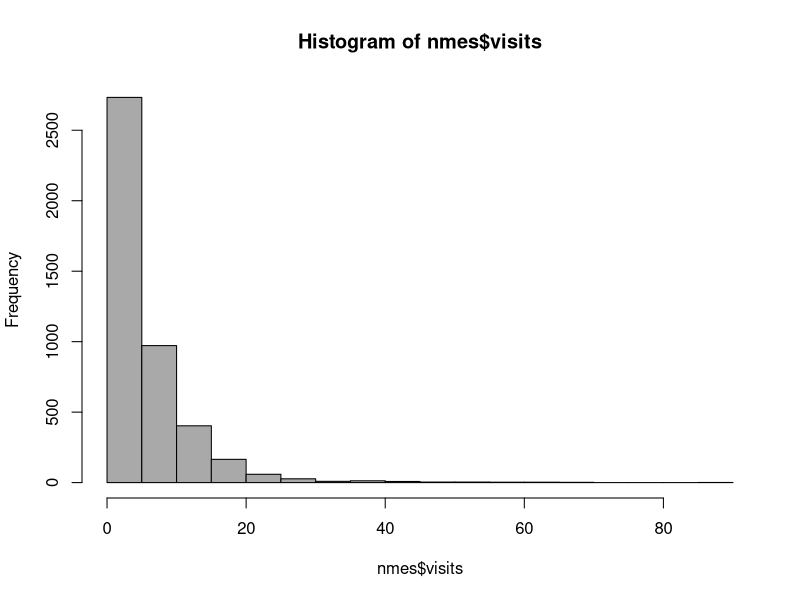
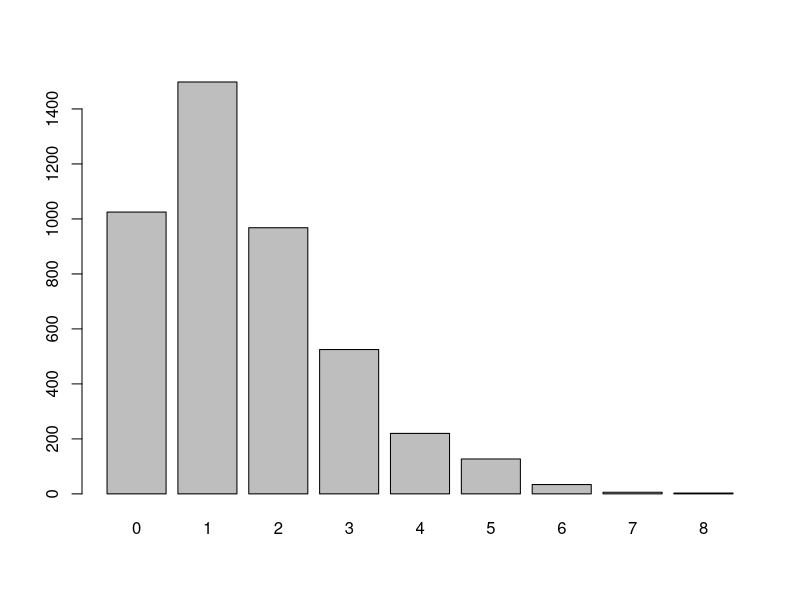
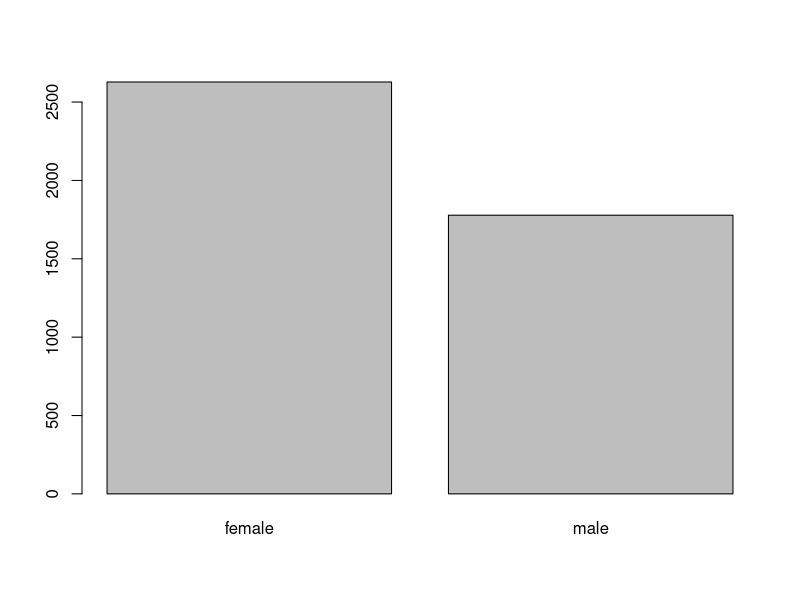
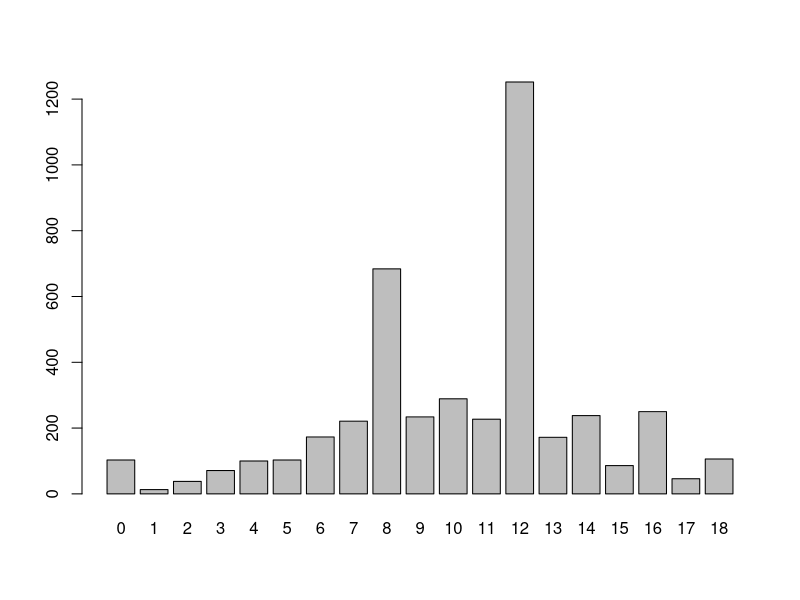

R code for these plots, in order:
# # GLM Analysis ------------------------------------------------------------
# 
# rm(list=ls())
# ?bioChemists
# ## logit-poisson
# ## "art ~ ." is the same as "art ~ . | .", i.e.
# ## "art ~ fem + mar + kid5 + phd + ment | fem + mar + kid5 + phd + ment"
# fm.hp1 <- hurdle(art ~ ., data = bioChemists)
# summary(fm.hp1)
# 
# ## geometric-poisson
# fm.hp2 <- hurdle(art ~ ., data = bioChemists, zero = "geometric")
# summary(fm.hp2)
# 
# ## logit and geometric model are equivalent
# coef(fm.hp1, model = "zero") - coef(fm.hp2, model = "zero")
# 
# ## logit-negbin
# fm.hnb1 <- hurdle(art ~ ., data = bioChemists, dist = "negbin")
# summary(fm.hnb1)
# 
# ## negbin-negbin
# ## (poorly conditioned zero hurdle, note the standard errors)
# fm.hnb2 <- hurdle(art ~ ., data = bioChemists, dist = "negbin", zero = "negbin")
# summary(fm.hnb2)


# NMES1988 Analysis -------------------------------------------------------

rm(list=ls())

# install.packages("AER")
# install.packages("MASS")
# install.packages("pscl")

library("AER")
library("MASS")
library("pscl")

## select variables for analysis
data("NMES1988")
?NMES1988
dim(NMES1988)
nmes <- NMES1988[, c(1, 7:8, 13, 15)]
str(nmes)
# VARIABLES
# - visits: Number of physician office visits.
# - health: Factor indicating self-perceived health status,
#   levels are "poor", "average" (reference category), "excellent".
# - chronic: Number of chronic conditions.
# - gender: Factor indicating gender.
# - school:Number of years of education

## dependent variable
par(mfrow=c(1,1))
hist(nmes$visits, col = "darkgrey")

str(nmes)

table(nmes$health)
barplot(table(nmes$chronic))
barplot(table(nmes$gender))
barplot(table(nmes$school))

## Poisson regression
nmes.pois <- glm(visits ~ ., data = nmes, family = poisson)
summary(nmes.pois)
exp(coef(nmes.pois))

# ## LM test for overdispersion
# dispersiontest(nmes.pois)
# dispersiontest(nmes.pois, trafo = 2)
# ?dispersiontest

## sandwich covariance matrix
# coeftest(nmes.pois, vcov = sandwich)

## quasipoisson model
nmes.qpois <- glm(visits ~ ., data = nmes, family = quasipoisson)
summary(nmes.qpois)
exp(coef(nmes.qpois))

## NegBin regression
nmes.nb <- glm.nb(visits ~ ., data = nmes)
summary(nmes.nb)
exp(coef(nmes.nb))

## hurdle regression
nmes.hurdle <- hurdle(visits ~ . | chronic + school + gender,
                      data = nmes, dist = "negbin")
summary(nmes.hurdle)
exp(coef(nmes.hurdle))

## zero-inflated regression model
nmes.zinb <- zeroinfl(visits ~ . | chronic + school + gender,
                      data = nmes, dist = "negbin")
summary(nmes.zinb)
exp(coef(nmes.zinb))
